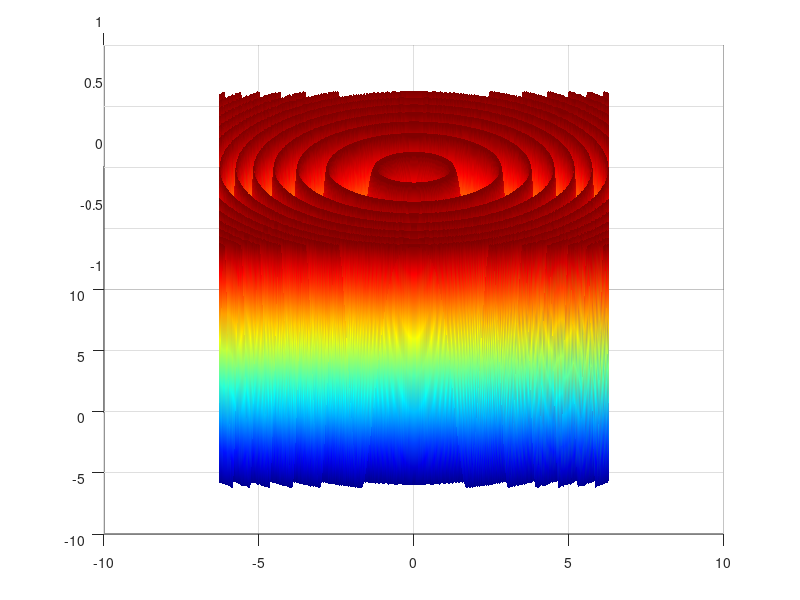

The MATLAB source for this figure:
clearvars; close all; clc;

x = linspace(-2*pi, 2*pi, 500);
y = linspace(-2*pi, 2*pi, 500);

f = @(x,y) sin(x.^2 + y.^2);

[X,Y] = meshgrid(x,y);

Z = f(X,Y);

surf(X,Y,Z);
shading interp
colormap jet

for i=1:360
    view(i,45)
    drawnow
end